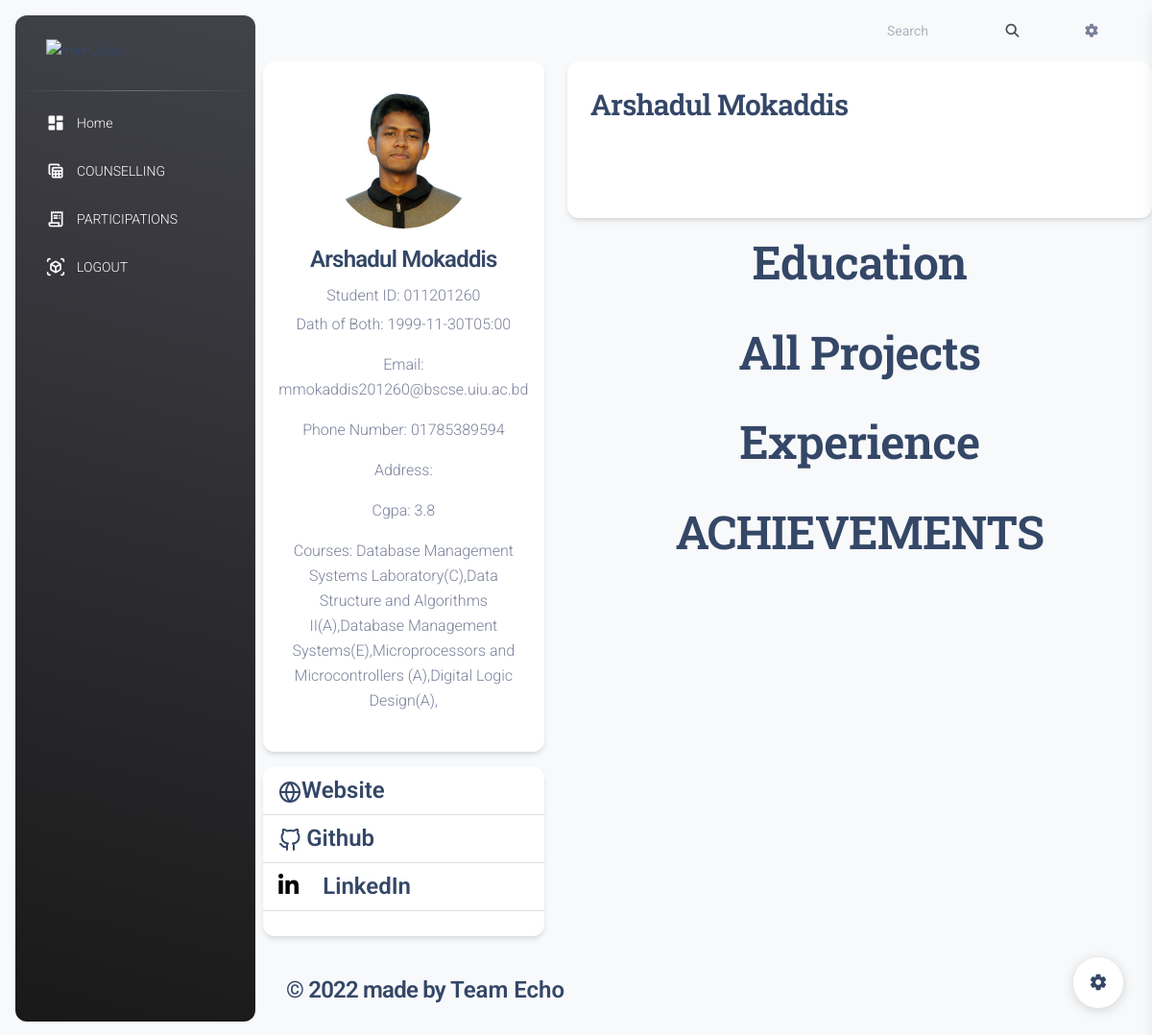
Screenshot of /navbar/studentshowstudentprofile.php?id=011201260 with the database file from the repository.
### tables this page shows
CREATE TABLE `student` (
  `name` varchar(100) NOT NULL,
  `dob` varchar(60) NOT NULL,
  `gender` varchar(60) NOT NULL,
  `id` varchar(15) NOT NULL,
  `email` varchar(255) NOT NULL,
  `number` varchar(50) NOT NULL,
  `department` varchar(100) NOT NULL,
  `password` varchar(255) NOT NULL,
  `image` varchar(500) NOT NULL,
  `cgpa` varchar(10) NOT NULL,
  `github` varchar(200) NOT NULL,
  `website` varchar(200) NOT NULL,
  `linkedin` varchar(200) NOT NULL,
  `address` varchar(255) NOT NULL,
  `intro` varchar(300) NOT NULL,
  `about` varchar(10000) NOT NULL,
  PRIMARY KEY (`id`)
);

CREATE TABLE `take_courses` (
  `id` int(11) NOT NULL AUTO_INCREMENT,
  `sid` varchar(200) NOT NULL,
  `cid` varchar(255) NOT NULL,
  `sname` varchar(200) NOT NULL,
  `tname` varchar(255) NOT NULL,
  `department` varchar(200) NOT NULL,
  `cname` varchar(200) NOT NULL,
  `section` varchar(200) NOT NULL,
  `Room` varchar(100) NOT NULL,
  `ctimestart` varchar(100) NOT NULL,
  `ctimeend` varchar(100) NOT NULL,
  `image` varchar(1000) NOT NULL,
  PRIMARY KEY (`id`)
);

### navbar/studentshowstudentprofile.php (the view, shortened to what this page needs)
<?php
include("db.php");
$tid = $_GET['id'];
$sq = "SELECT * FROM `student` WHERE id='$tid'";
$result = mysqli_query($conn, $sq);
$data = $result->fetch_assoc();
if ($result) {
    $name=$data['name'];
    $dob = $data['dob'];
    $phone = $data['number'];
    $image = $data['image'];
    $email=$data['email'];
    $cgpa = $data['cgpa'];
    $website = $data['website'];
    $github = $data['github'];
    $linkedin = $data['linkedin'];
    $address = $data['address'];
}
?>
<!DOCTYPE html>
<html lang="en">
  <head>
<link href="./assets/css/nucleo-icons.css" rel="stylesheet" />
<link href="./assets/css/nucleo-svg.css" rel="stylesheet" />
<link id="pagestyle" href="./assets/css/material-dashboard.css?v=3.0.4" rel="stylesheet" />
  </head>
  <body class="g-sidenav-show  bg-gray-100">
      <aside class="sidenav navbar navbar-vertical navbar-expand-xs border-0 border-radius-xl my-3 fixed-start ms-3   bg-gradient-dark" id="sidenav-main">
  <div class="sidenav-header">
    <a class="navbar-brand m-0" href="studentprofile.php" target="_blank">
      <img src="uploads/<?=$_SESSION['photo']?>" class="navbar-brand-img h-100" alt="main_logo">
    </a>
  </div>
  <hr class="horizontal light mt-0 mb-2">
  <div class="collapse navbar-collapse  w-auto " id="sidenav-collapse-main">
    <ul class="navbar-nav">
<li class="nav-item">
  <a class="nav-link text-white " href="studenthome.php">
      <div class="text-white text-center me-2 d-flex align-items-center justify-content-center">
        <i class="material-icons opacity-10">dashboard</i>
      </div>
    <span class="nav-link-text ms-1">Home</span>
  </a>
</li>
<li class="nav-item">
  <a class="nav-link text-white " href="counsilling.php">
      <div class="text-white text-center me-2 d-flex align-items-center justify-content-center">
        <i class="material-icons opacity-10">table_view</i>
      </div>
    <span class="nav-link-text ms-1">COUNSELLING</span>
  </a>
</li>
<li class="nav-item">
  <a class="nav-link text-white " href="Coursemet.php">
      <div class="text-white text-center me-2 d-flex align-items-center justify-content-center">
        <i class="material-icons opacity-10">receipt_long</i>
      </div>
    <span class="nav-link-text ms-1">PARTICIPATIONS</span>
  </a>
</li>
<li class="nav-item">
  <a class="nav-link text-white " href="studentlogout.php">
      <div class="text-white text-center me-2 d-flex align-items-center justify-content-center">
        <i class="material-icons opacity-10">view_in_ar</i>
      </div>
    <span class="nav-link-text ms-1">LOGOUT</span>
  </a>
</li>
</aside>
      <main class="main-content border-radius-lg ">
<nav class="navbar navbar-main navbar-expand-lg px-0 mx-4 shadow-none border-radius-xl" id="navbarBlur" data-scroll="true">
  <div class="container-fluid py-1 px-3">
    <div class="collapse navbar-collapse mt-sm-0 mt-2 me-md-0 me-sm-4" id="navbar">
      <div class="ms-md-auto pe-md-3 d-flex align-items-center">
      <form action="" method="POST" class="searchform order-lg-last">
        <div class="form-group d-flex">
          <input type="text" name="searchteacher"class="form-control pl-3" placeholder="Search">
          <button type="submit" placeholder="" class="form-control search"><span class="fa fa-search"></span></button>
        </div>
      </form>
      </div>
        <li class="nav-item px-3 d-flex align-items-center">
          <a href="javascript:;" class="nav-link text-body p-0">
            <i class="fa fa-cog fixed-plugin-button-nav cursor-pointer"></i>
          </a>
        </li>
  </div>
</nav>
<div class="main-body">
<div class="row gutters-sm">
    <div class="col-md-4 mb-3">
        <div class="card">
            <div class="card-body">
                <div class="d-flex flex-column align-items-center text-center">
                    <img src="uploads/<?= $image ?>" alt="<?php echo $name; ?>" class="rounded-circle" width="150">
                    <div class="mt-3">
                        <h4><?php echo $name; ?></h4>
                        <p class="text-secondary mb-1">Student ID: <?php echo $tid; ?></p>
                        <p class="text-muted font-size-sm">Dath of Both: <?php echo  $dob ?></p>
                        <p class="text-muted font-size-sm">Email: <?php echo  $email ?></p>
                        <p class="text-muted font-size-sm">Phone Number: <?php echo $phone ?></p>
                        <p class="text-muted font-size-sm">Address: <?php echo $address ?></p>
                        <p class="text-muted font-size-sm">Cgpa: <?php echo  $cgpa ?></p>
                        <p class="text-muted font-size-sm">Courses: <?php
                                                                    $s = "Select * from take_courses where sid='$tid'";
                                                                    $result = mysqli_query($conn, $s);
                                                                    while ($row = mysqli_fetch_array($result)) {
                                                                        echo $row['cname'];
                                                                        echo "(" . $row['section'] . ")";
                                                                        echo ",";
                                                                    }
                                                                    ?></p>
                    </div>
                </div>
            </div>
        </div>
        <div class="card mt-3">
            <ul class="list-group list-group-flush">
                <li class="list-group-item d-flex justify-content-between align-items-center flex-wrap">
                    <h4 class="mb-0"><a href="<?php echo $website ?>">Website</a></h4>
                </li>
                <li class="list-group-item d-flex justify-content-between align-items-center flex-wrap">
                    <h4 class="mb-0"> <a href="<?php echo $github ?>">Github</a></h4>
                </li>
                <li class="list-group-item d-flex justify-content-between align-items-center flex-wrap">
                    <h4 class="mb-0" style="color:black">
                        <i class="fa fa-linkedin" aria-hidden="true" style="padding-right:20px"></i><a href="<?php echo $linkedin ?>"> LinkedIn</a>
                    </h4>
                </li>
                <li>
                    <br>
                </li>
            </ul>
        </div>
    </div>
    <div class="col-md-8">
        <div class="card mb-3">
            <div class="card-body">
                <div class="row">
                    <h3><?php echo $name ?></h3>
                    <div class="col-sm-9 text-secondary">
                    </div>
                </div>
                <div class="row">
                    <div class="col-sm-9 text-secondary">
                    </div>
                </div>
                <hr>
                <hr>
            </div>
        </div>
        <h1 style="text-align: center"> Education  </h1>
        <div>
                <br>
                <h1 style="text-align: center"> All Projects </h1>
                <br>
                <h1 style="text-align: center">Experience </h1>
                <br>
                </div>
        <h1 style="text-align: center"> ACHIEVEMENTS </h1>
                <br>
                </div>
        </div>
    </div>
  <footer class="footer py-4  ">
  <div class="container-fluid">
    <div class="row align-items-center justify-content-lg-between">
      <div class="col-lg-6 mb-lg-0 mb-4">
        <div class="copyright text-center text-sm text-muted text-lg-start">
          <h4>© 2022
          made  by
          <a href="" class="font-weight-bold" target="_blank">Team Echo</a></h4>
        </div>
      </div>
    </div>
  </div>
</footer>
       </main>
          <div class="fixed-plugin">
    <a class="fixed-plugin-button text-dark position-fixed px-3 py-2">
      <i class="material-icons py-2">settings</i>
    </a>
    </div>
  </body>
</html>

### rows the page displays
student: image (picture), name "Arshadul Mokaddis", dob "1999-11-30T05:00", email "mmokaddis201260@bscse.uiu.ac.bd", number "01785389594", cgpa "3.8"
take_courses: cname "Database Management Systems Laboratory", section "C"
take_courses: cname "Data Structure and Algorithms II", section "A"
take_courses: cname "Database Management Systems", section "E"
take_courses: cname "Microprocessors and Microcontrollers", section "A"
take_courses: cname "Digital Logic Design", section "A"

### other values shown
$tid "011201260"
